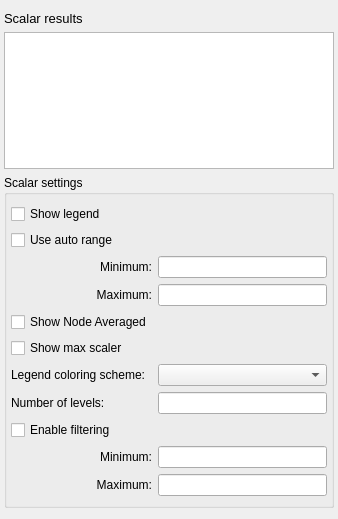
<?xml version="1.0" encoding="UTF-8"?>
<ui version="4.0">
 <class>ScalarResultsWidget</class>
 <widget class="QWidget" name="ScalarResultsWidget">
  <property name="geometry">
   <rect>
    <x>0</x>
    <y>0</y>
    <width>338</width>
    <height>519</height>
   </rect>
  </property>
  <property name="windowTitle">
   <string>Scalar results</string>
  </property>
  <layout class="QVBoxLayout" name="verticalLayout">
   <property name="leftMargin">
    <number>4</number>
   </property>
   <property name="rightMargin">
    <number>4</number>
   </property>
   <item>
    <widget class="QLabel" name="label_3">
     <property name="font">
      <font>
       <pointsize>10</pointsize>
      </font>
     </property>
     <property name="text">
      <string>Scalar results</string>
     </property>
    </widget>
   </item>
   <item>
    <widget class="QListView" name="scalarResultsListView">
     <property name="editTriggers">
      <set>QAbstractItemView::NoEditTriggers</set>
     </property>
    </widget>
   </item>
   <item>
    <widget class="QGroupBox" name="settingsGroupBox">
     <property name="title">
      <string>Scalar settings</string>
     </property>
     <layout class="QGridLayout" name="gridLayout">
      <property name="leftMargin">
       <number>4</number>
      </property>
      <property name="rightMargin">
       <number>4</number>
      </property>
      <item row="7" column="1">
       <widget class="QComboBox" name="legendColoringSchemeComboBox"/>
      </item>
      <item row="3" column="1">
       <widget class="QLineEdit" name="rangeMinimumLineEdit"/>
      </item>
      <item row="10" column="1">
       <widget class="QLineEdit" name="filteringMinimumLineEdit"/>
      </item>
      <item row="5" column="0">
       <widget class="QCheckBox" name="showNodeAveragedCheckBox">
        <property name="text">
         <string>Show Node Averaged</string>
        </property>
       </widget>
      </item>
      <item row="3" column="0">
       <widget class="QLabel" name="label_5">
        <property name="text">
         <string>Minimum:</string>
        </property>
        <property name="alignment">
         <set>Qt::AlignRight|Qt::AlignTrailing|Qt::AlignVCenter</set>
        </property>
       </widget>
      </item>
      <item row="9" column="0">
       <widget class="QCheckBox" name="enableFilteringCheckBox">
        <property name="text">
         <string>Enable filtering</string>
        </property>
       </widget>
      </item>
      <item row="11" column="1">
       <widget class="QLineEdit" name="filteringMaximumLineEdit"/>
      </item>
      <item row="4" column="1">
       <widget class="QLineEdit" name="rangeMaximumLineEdit"/>
      </item>
      <item row="8" column="0">
       <widget class="QLabel" name="label_2">
        <property name="text">
         <string>Number of levels:</string>
        </property>
       </widget>
      </item>
      <item row="7" column="0">
       <widget class="QLabel" name="label">
        <property name="text">
         <string>Legend coloring scheme:</string>
        </property>
       </widget>
      </item>
      <item row="4" column="0">
       <widget class="QLabel" name="label_6">
        <property name="text">
         <string>Maximum:</string>
        </property>
        <property name="alignment">
         <set>Qt::AlignRight|Qt::AlignTrailing|Qt::AlignVCenter</set>
        </property>
       </widget>
      </item>
      <item row="11" column="0">
       <widget class="QLabel" name="label_8">
        <property name="text">
         <string>Maximum:</string>
        </property>
        <property name="alignment">
         <set>Qt::AlignRight|Qt::AlignTrailing|Qt::AlignVCenter</set>
        </property>
       </widget>
      </item>
      <item row="8" column="1">
       <widget class="QLineEdit" name="numberOfLevelsLineEdit"/>
      </item>
      <item row="10" column="0">
       <widget class="QLabel" name="label_7">
        <property name="text">
         <string>Minimum:</string>
        </property>
        <property name="alignment">
         <set>Qt::AlignRight|Qt::AlignTrailing|Qt::AlignVCenter</set>
        </property>
       </widget>
      </item>
      <item row="2" column="0">
       <widget class="QCheckBox" name="useAutoRangeCheckBox">
        <property name="text">
         <string>Use auto range</string>
        </property>
       </widget>
      </item>
      <item row="1" column="0">
       <widget class="QCheckBox" name="showLegendCheckBox">
        <property name="text">
         <string>Show legend</string>
        </property>
       </widget>
      </item>
      <item row="6" column="0">
       <widget class="QCheckBox" name="showMaxScalerCheckBox">
        <property name="text">
         <string>Show max scaler</string>
        </property>
       </widget>
      </item>
     </layout>
     <zorder>label_5</zorder>
     <zorder>label_6</zorder>
     <zorder>label_7</zorder>
     <zorder>showLegendCheckBox</zorder>
     <zorder>useAutoRangeCheckBox</zorder>
     <zorder>rangeMinimumLineEdit</zorder>
     <zorder>rangeMaximumLineEdit</zorder>
     <zorder>legendColoringSchemeComboBox</zorder>
     <zorder>label_2</zorder>
     <zorder>numberOfLevelsLineEdit</zorder>
     <zorder>enableFilteringCheckBox</zorder>
     <zorder>filteringMinimumLineEdit</zorder>
     <zorder>filteringMaximumLineEdit</zorder>
     <zorder>label</zorder>
     <zorder>label_8</zorder>
     <zorder>showNodeAveragedCheckBox</zorder>
     <zorder>showMaxScalerCheckBox</zorder>
    </widget>
   </item>
   <item>
    <spacer name="verticalSpacer">
     <property name="orientation">
      <enum>Qt::Vertical</enum>
     </property>
     <property name="sizeHint" stdset="0">
      <size>
       <width>20</width>
       <height>47</height>
      </size>
     </property>
    </spacer>
   </item>
  </layout>
 </widget>
 <resources/>
 <connections/>
</ui>
